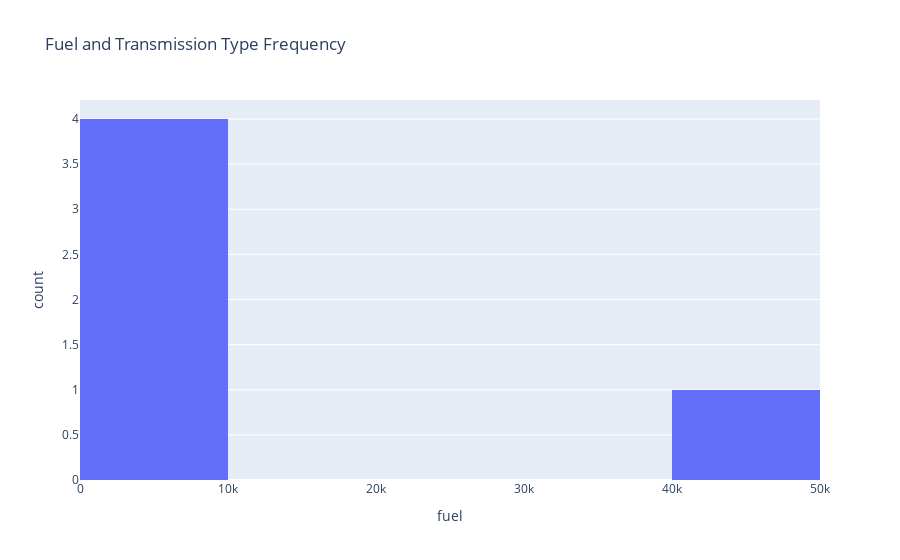
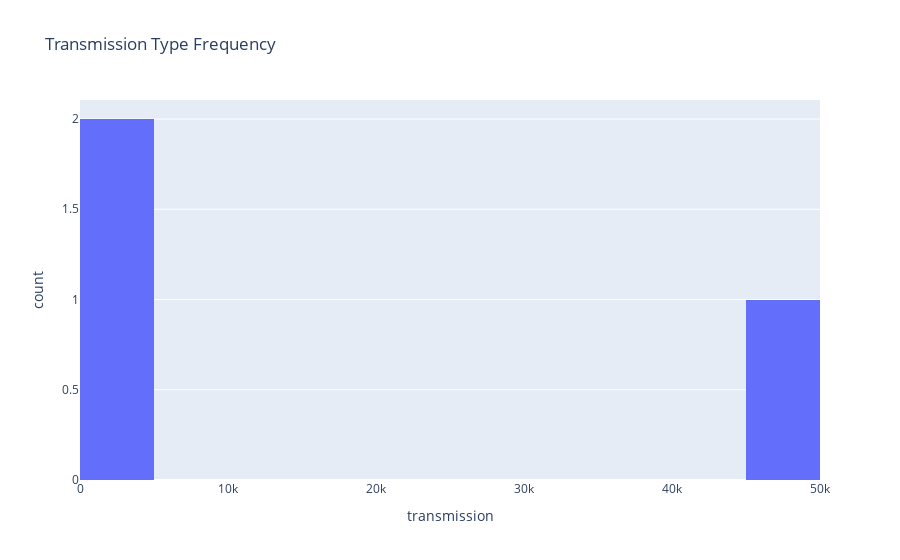

Source (notebook cell) for these figures, in order:
### Code cell
car_fuel = car_data.groupby('fuel')['fuel'].count()
car_transmission = car_data.groupby('transmission')['transmission'].count()
car_fuel_hist = px.histogram(car_fuel, 
                             x='fuel', 
                             nbins=5, 
                             title='Fuel and Transmission Type Frequency')
car_trans_hist = px.histogram(car_transmission, 
                             x='transmission', 
                             nbins=10,
                             title='Transmission Type Frequency' 
                             )
car_fuel_hist.show()
car_trans_hist.show()

### Figure 1 — Plotly figure (JSON) as saved in the notebook; plotly's stock layout.template omitted (floating-point values rounded to 4 significant figures)
{"data": [{"alignmentgroup": "True", "bingroup": "x", "hovertemplate": "fuel=%{x}<br>count=%{y}<extra></extra>", "legendgroup": "", "marker": {"color": "#636efa", "pattern": {"shape": ""}}, "name": "", "nbinsx": 5, "offsetgroup": "", "orientation": "v", "showlegend": false, "type": "histogram", "x": [3714, 6, 47288, 409, 108], "xaxis": "x", "yaxis": "y"}], "layout": {"barmode": "relative", "legend": {"tracegroupgap": 0}, "title": {"text": "Fuel and Transmission Type Frequency"}, "xaxis": {"anchor": "y", "domain": [0, 1], "title": {"text": "fuel"}}, "yaxis": {"anchor": "x", "domain": [0, 1], "title": {"text": "count"}}}}

### Figure 2 — Plotly figure (JSON) as saved in the notebook; plotly's stock layout.template omitted (floating-point values rounded to 4 significant figures)
{"data": [{"alignmentgroup": "True", "bingroup": "x", "hovertemplate": "transmission=%{x}<br>count=%{y}<extra></extra>", "legendgroup": "", "marker": {"color": "#636efa", "pattern": {"shape": ""}}, "name": "", "nbinsx": 10, "offsetgroup": "", "orientation": "v", "showlegend": false, "type": "histogram", "x": [46902, 2829, 1794], "xaxis": "x", "yaxis": "y"}], "layout": {"barmode": "relative", "legend": {"tracegroupgap": 0}, "title": {"text": "Transmission Type Frequency"}, "xaxis": {"anchor": "y", "domain": [0, 1], "title": {"text": "transmission"}}, "yaxis": {"anchor": "x", "domain": [0, 1], "title": {"text": "count"}}}}
